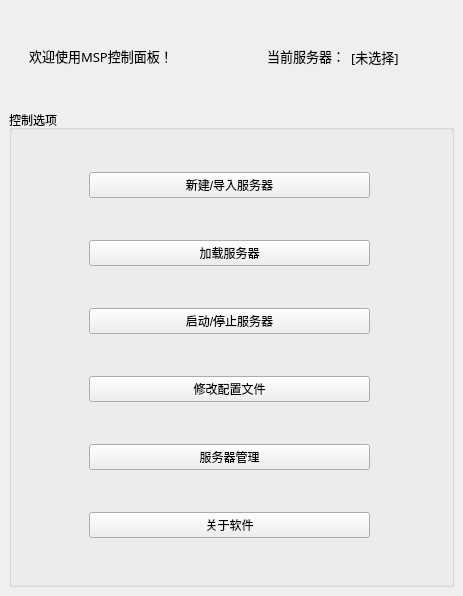
<?xml version="1.0" encoding="UTF-8"?>
<ui version="4.0">
 <class>MinecraftServerPanel</class>
 <widget class="QMainWindow" name="MinecraftServerPanel">
  <property name="geometry">
   <rect>
    <x>0</x>
    <y>0</y>
    <width>463</width>
    <height>596</height>
   </rect>
  </property>
  <property name="minimumSize">
   <size>
    <width>463</width>
    <height>596</height>
   </size>
  </property>
  <property name="maximumSize">
   <size>
    <width>463</width>
    <height>596</height>
   </size>
  </property>
  <property name="windowTitle">
   <string>MinecraftServerPanel</string>
  </property>
  <widget class="QWidget" name="centralwidget">
   <layout class="QVBoxLayout" name="verticalLayout_3">
    <item>
     <layout class="QVBoxLayout" name="verticalLayout_2" stretch="1,5">
      <item>
       <layout class="QHBoxLayout" name="horizontalLayout" stretch="2,1,1">
        <property name="leftMargin">
         <number>20</number>
        </property>
        <item>
         <widget class="QLabel" name="label">
          <property name="maximumSize">
           <size>
            <width>16777215</width>
            <height>40</height>
           </size>
          </property>
          <property name="font">
           <font>
            <family>微软雅黑</family>
            <pointsize>10</pointsize>
           </font>
          </property>
          <property name="text">
           <string>欢迎使用MSP控制面板！</string>
          </property>
         </widget>
        </item>
        <item alignment="Qt::AlignRight">
         <widget class="QLabel" name="label_2">
          <property name="maximumSize">
           <size>
            <width>16777215</width>
            <height>40</height>
           </size>
          </property>
          <property name="font">
           <font>
            <family>微软雅黑</family>
            <pointsize>10</pointsize>
           </font>
          </property>
          <property name="text">
           <string>当前服务器：</string>
          </property>
         </widget>
        </item>
        <item>
         <widget class="QLabel" name="label_3">
          <property name="font">
           <font>
            <family>微软雅黑</family>
            <pointsize>10</pointsize>
           </font>
          </property>
          <property name="text">
           <string>[未选择]</string>
          </property>
         </widget>
        </item>
       </layout>
      </item>
      <item>
       <widget class="QGroupBox" name="groupBox">
        <property name="title">
         <string>控制选项</string>
        </property>
        <widget class="QWidget" name="layoutWidget">
         <property name="geometry">
          <rect>
           <x>60</x>
           <y>20</y>
           <width>321</width>
           <height>451</height>
          </rect>
         </property>
         <layout class="QVBoxLayout" name="verticalLayout">
          <property name="spacing">
           <number>0</number>
          </property>
          <property name="sizeConstraint">
           <enum>QLayout::SetDefaultConstraint</enum>
          </property>
          <property name="leftMargin">
           <number>20</number>
          </property>
          <property name="rightMargin">
           <number>20</number>
          </property>
          <item>
           <widget class="QPushButton" name="create_server">
            <property name="text">
             <string>新建/导入服务器</string>
            </property>
           </widget>
          </item>
          <item>
           <widget class="QPushButton" name="load_server">
            <property name="text">
             <string>加载服务器</string>
            </property>
           </widget>
          </item>
          <item>
           <widget class="QPushButton" name="status_server">
            <property name="text">
             <string>启动/停止服务器</string>
            </property>
           </widget>
          </item>
          <item>
           <widget class="QPushButton" name="change_config">
            <property name="text">
             <string>修改配置文件</string>
            </property>
           </widget>
          </item>
          <item>
           <widget class="QPushButton" name="command_maker">
            <property name="text">
             <string>服务器管理</string>
            </property>
           </widget>
          </item>
          <item>
           <widget class="QPushButton" name="about_app">
            <property name="text">
             <string>关于软件</string>
            </property>
           </widget>
          </item>
         </layout>
        </widget>
       </widget>
      </item>
     </layout>
    </item>
   </layout>
  </widget>
 </widget>
 <resources/>
 <connections/>
</ui>
